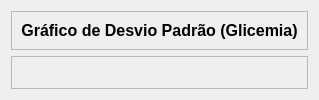
            <widget class="QWidget" name="pagina_grafico_desvio_padrao_glicemia">
             <layout class="QVBoxLayout" name="verticalLayout_18">
              <item>
               <widget class="QFrame" name="frame_22">
                <property name="frameShape">
                 <enum>QFrame::StyledPanel</enum>
                </property>
                <property name="frameShadow">
                 <enum>QFrame::Raised</enum>
                </property>
                <layout class="QVBoxLayout" name="verticalLayout_17">
                 <item alignment="Qt::AlignTop">
                  <widget class="QLabel" name="label_12">
                   <property name="font">
                    <font>
                     <family>Arial</family>
                     <pointsize>12</pointsize>
                     <weight>75</weight>
                     <bold>true</bold>
                     <stylestrategy>PreferDefault</stylestrategy>
                    </font>
                   </property>
                   <property name="text">
                    <string>Gráfico de Desvio Padrão (Glicemia)</string>
                   </property>
                   <property name="alignment">
                    <set>Qt::AlignCenter</set>
                   </property>
                  </widget>
                 </item>
                </layout>
               </widget>
              </item>
              <item>
               <widget class="QFrame" name="frame_23">
                <property name="sizePolicy">
                 <sizepolicy hsizetype="Preferred" vsizetype="Expanding">
                  <horstretch>0</horstretch>
                  <verstretch>0</verstretch>
                 </sizepolicy>
                </property>
                <property name="frameShape">
                 <enum>QFrame::StyledPanel</enum>
                </property>
                <property name="frameShadow">
                 <enum>QFrame::Raised</enum>
                </property>
                <layout class="QGridLayout" name="grafico_desvio_padrao_glicemia"/>
               </widget>
              </item>
             </layout>
            </widget>
